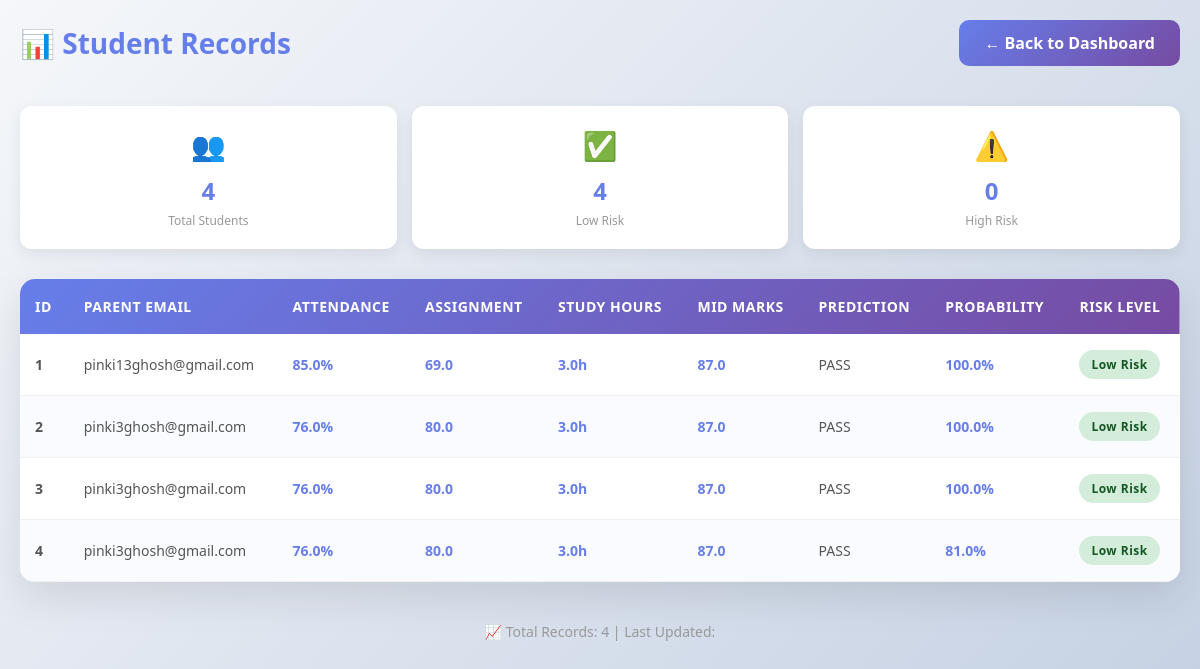
The page /view_students (signed in) on the database its author committed.
### tables this page shows
CREATE TABLE students
                 (id INTEGER PRIMARY KEY AUTOINCREMENT,
                  parent_email TEXT,
                  attendance REAL,
                  assignment REAL,
                  study_hours REAL,
                  mid_marks REAL,
                  prediction TEXT,
                  probability REAL,
                  risk TEXT);

### app.py (the view)
@app.route("/view_students")
def view_students():
    if "user" not in session:
        return redirect("/")
    conn = sqlite3.connect("database.db")
    c = conn.cursor()
    c.execute("SELECT * FROM students")
    data = c.fetchall()
    conn.close()
    return render_template("view_students.html", data=data)

### templates/view_students.html (shortened to what this page needs)
<!DOCTYPE html>
<html lang="en">
<head>
</head>
<body>
    <div class="container">
        <header>
            <h2>📊 Student Records</h2>
            <a href='/dashboard'>← Back to Dashboard</a>
        </header>
        <div class="stats-bar">
            <div class="stat-card">
                <div class="stat-card-icon">👥</div>
                <div class="stat-card-number">{{ data|length }}</div>
                <div class="stat-card-label">Total Students</div>
            </div>
            <div class="stat-card">
                <div class="stat-card-icon">✅</div>
                <div class="stat-card-number" id="low-count">0</div>
                <div class="stat-card-label">Low Risk</div>
            </div>
            <div class="stat-card">
                <div class="stat-card-icon">⚠️</div>
                <div class="stat-card-number" id="high-count">0</div>
                <div class="stat-card-label">High Risk</div>
            </div>
        </div>
        {% if data %}
        <div class="table-wrapper">
            <table>
                <thead>
                    <tr>
                        <th>ID</th>
                        <th>Parent Email</th>
                        <th>Attendance</th>
                        <th>Assignment</th>
                        <th>Study Hours</th>
                        <th>Mid Marks</th>
                        <th>Prediction</th>
                        <th>Probability</th>
                        <th>Risk Level</th>
                    </tr>
                </thead>
                <tbody>
                    {% for row in data %}
                    <tr>
                        <td><strong>{{ row[0] }}</strong></td>
                        <td class="email-cell">{{ row[1] }}</td>
                        <td><span class="score">{{ "%.1f"|format(row[2]) }}%</span></td>
                        <td><span class="score">{{ "%.1f"|format(row[3]) }}</span></td>
                        <td><span class="score">{{ "%.1f"|format(row[4]) }}h</span></td>
                        <td><span class="score">{{ "%.1f"|format(row[5]) }}</span></td>
                        <td>{{ row[6] }}</td>
                        <td><span class="score">{{ row[7] }}%</span></td>
                        <td>
                            {% if row[8] == 'Low Risk' %}
                                <span class="status-badge status-low-risk">{{ row[8] }}</span>
                            {% elif row[8] == 'Medium Risk' %}
                                <span class="status-badge status-medium-risk">{{ row[8] }}</span>
                            {% else %}
                                <span class="status-badge status-high-risk">{{ row[8] }}</span>
                            {% endif %}
                        </td>
                    </tr>
                    {% endfor %}
                </tbody>
            </table>
        </div>
        <div class="footer">
            <p>📈 Total Records: {{ data|length }} | Last Updated: {{ now }}</p>
        </div>
        {% endif %}
    </div>
</body>
</html>

### templates/view_students.html (style rules this page uses)
* { margin: 0; padding: 0; box-sizing: border-box; }
body { font-family: 'Segoe UI', Tahoma, Geneva, Verdana, sans-serif; background: linear-gradient(135deg, #f5f7fa 0%, #c3cfe2 100%); min-height: 100vh; padding: 20px; }
.container { max-width: 1200px; margin: 0 auto; animation: fadeIn 0.6s ease-out; }
header { margin-bottom: 40px; display: flex; justify-content: space-between; align-items: center; flex-wrap: wrap; gap: 15px; }
h2 { color: #667eea; font-size: 28px; }
header a { display: inline-block; background: linear-gradient(135deg, #667eea 0%, #764ba2 100%); color: white; padding: 12px 25px; border-radius: 10px; text-decoration: none; font-weight: 600; transition: all 0.3s ease; }
.table-wrapper { background: white; border-radius: 15px; overflow: hidden; box-shadow: 0 15px 40px rgba(0, 0, 0, 0.1); overflow-x: auto; }
table { width: 100%; border-collapse: collapse; animation: slideUp 0.6s ease-out; }
thead { background: linear-gradient(135deg, #667eea 0%, #764ba2 100%); color: white; }
th { padding: 18px 15px; text-align: left; font-weight: 600; font-size: 14px; letter-spacing: 0.5px; text-transform: uppercase; }
td { padding: 16px 15px; border-bottom: 1px solid #f0f0f0; font-size: 14px; color: #555; }
tbody tr { transition: all 0.3s ease; }
tbody tr:nth-child(even) { background: #fafbfe; }
.status-badge { display: inline-block; padding: 6px 12px; border-radius: 20px; font-weight: 600; font-size: 12px; letter-spacing: 0.5px; }
.status-low-risk { background: #d4edda; color: #155724; }
.score { font-weight: 600; color: #667eea; }
.email-cell { max-width: 250px; overflow: hidden; text-overflow: ellipsis; white-space: nowrap; }
.footer { margin-top: 40px; text-align: center; color: #999; font-size: 14px; }
.stats-bar { display: grid; grid-template-columns: repeat(auto-fit, minmax(200px, 1fr)); gap: 15px; margin-bottom: 30px; }
.stat-card { background: white; padding: 20px; border-radius: 12px; box-shadow: 0 5px 15px rgba(0, 0, 0, 0.08); text-align: center; animation: slideUp 0.6s ease-out backwards; }
.stat-card:nth-child(1) { animation-delay: 0.1s; }
.stat-card:nth-child(2) { animation-delay: 0.2s; }
.stat-card:nth-child(3) { animation-delay: 0.3s; }
.stat-card-icon { font-size: 28px; margin-bottom: 10px; }
.stat-card-number { font-size: 24px; font-weight: 700; color: #667eea; }
.stat-card-label { color: #999; font-size: 12px; margin-top: 5px; }

### rows shown on the page
students: id "1", parent_email "pinki13ghosh@gmail.com", attendance "85.0", assignment "69.0", study_hours "3.0", mid_marks "87.0", prediction "PASS", probability "100.0", risk "Low Risk"
students: id "2", parent_email "pinki3ghosh@gmail.com", attendance "76.0", assignment "80.0", study_hours "3.0", mid_marks "87.0", prediction "PASS", probability "100.0", risk "Low Risk"
students: id "3", parent_email "pinki3ghosh@gmail.com", attendance "76.0", assignment "80.0", study_hours "3.0", mid_marks "87.0", prediction "PASS", probability "100.0", risk "Low Risk"
students: id "4", parent_email "pinki3ghosh@gmail.com", attendance "76.0", assignment "80.0", study_hours "3.0", mid_marks "87.0", prediction "PASS", probability "81.0", risk "Low Risk"

### other values the page prints
{{ data|length }} "4"
